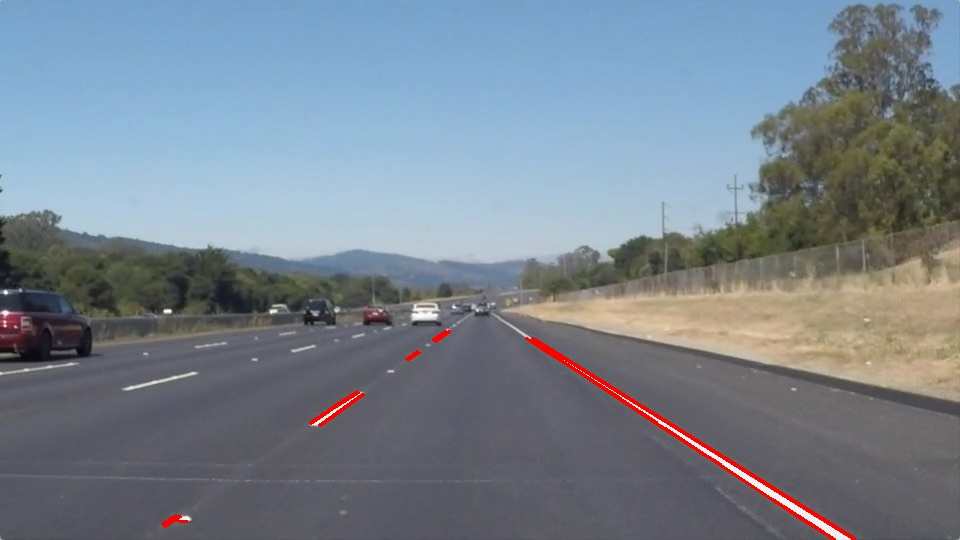
#> input picture line-segments-example.jpg, 960 x 540 px; its folder holds only this picture in this run
$ python -i video_process.py   (imports and definitions only)
#> lines starting #> are read from the running program, lines starting #| are printed output that depends on the picture; after the words box and inside, x2 and y2 are one past the last pixel; in counts of white or black regions, pixels touching at a corner belong together

import os
import matplotlib.pyplot as plt
import matplotlib.image as mpimg
import numpy as np
import cv2
import math
import sys

from moviepy.editor import VideoFileClip
from IPython.display import HTML

'''
win_left_1 = 250
win_left_2 = 550
win_left_3 = 650
win_left_4 = 400
win_right_1 = 900
win_right_2 = 650
win_right_3 = 730
win_right_4 = 1150
'''
win_left_1 = 0
win_left_2 = 0
win_left_3 = 0
win_left_4 = 0
win_right_1 = 0
win_right_2 = 0
win_right_3 = 0
win_right_4 = 0

width = 20
Height = 350
kleft_sum =0
kright_sum = 0
num_left_all = 0
num_right_all = 0
x_left_s = 0
y_left_s = 0
x_right_s = 0
y_right_s = 0
num =0


def grayscale(img):
    """Applies the Grayscale transform
    This will return an image with only one color channel
    but NOTE: to see the returned image as grayscale
    you should call plt.imshow(gray, cmap='gray')"""
    return cv2.cvtColor(img, cv2.COLOR_BGR2GRAY)

def canny(img, low_threshold, high_threshold):
    """Applies the Canny transform"""
    return cv2.Canny(img, low_threshold, high_threshold)

def gaussian_noise(img, kernel_size):
    """Applies a Gaussian Noise kernel"""
    return cv2.GaussianBlur(img, (kernel_size, kernel_size), 0)

def region_of_interest(img, vertices_left,vertices_right):
    """
    Applies an image mask.

    Only keeps the region of the image defined by the polygon
    formed from `vertices`. The rest of the image is set to black.
    """
    #defining a blank mask to start with
    mask = np.zeros_like(img)

    #defining a 3 channel or 1 channel color to fill the mask with depending on the input image
    if len(img.shape) > 2:
        channel_count = img.shape[2]  # i.e. 3 or 4 depending on your image
        ignore_mask_color = (255,) * channel_count
    else:
        ignore_mask_color = 255

    #filling pixels inside the polygon defined by "vertices" with the fill color
    cv2.fillPoly(mask, vertices_left, ignore_mask_color)
    cv2.fillPoly(mask, vertices_right, ignore_mask_color)

    #returning the image only where mask pixels are nonzero
    masked_image = cv2.bitwise_and(img, mask)
    return masked_image


def draw_poly_lines(img, lines, color=[0, 0, 255], thickness=10):

    global win_left_1
    global win_left_2
    global win_left_3
    global win_left_4
    global win_right_1
    global win_right_2
    global win_right_3
    global win_right_4
    global width
    global Height
    global kleft_sum
    global kright_sum
    global num
    global num_left_all
    global num_right_all
    global x_left_s
    global y_left_s
    global x_right_s
    global y_right_s


    num = num + 1
    line_left = 0
    line_right = 0
    x1_left = 0
    y1_left = 0
    x2_left = 0
    y2_left = 0


    x1_right = 0
    y1_right = 0
    x2_right = 0
    y2_right = 0


    for line in lines:
        for x1,y1,x2,y2 in line:

            if ((y2-y1)/(x2-x1)<0) and (win_left_1<x1) and (x1<win_left_3) and (win_left_1<x2) and (x2<win_left_3):
                x1_left = x1_left + x1
                y1_left = y1_left + y1
                x2_left = x2_left + x2
                y2_left = y2_left + y2
                line_left = line_left + 1

            elif ((y2-y1)/(x2-x1)>0) and (win_right_2<x1) and (x1<win_right_4) and (win_right_2<x2) and (x2<win_right_4):
                x1_right = x1_right + x1
                y1_right = y1_right + y1
                x2_right = x2_right + x2
                y2_right = y2_right + y2
                line_right = line_right + 1
    if (line_left>0):
        num_left_all = num_left_all + 1
        x1_left = x1_left/line_left
        y1_left = y1_left/line_left
        x2_left = x2_left/line_left
        y2_left = y2_left/line_left
        k_left = (y2_left-y1_left)/(x2_left-x1_left)
        kleft_sum = kleft_sum + k_left
        k_left = kleft_sum/num_left_all
        if (num_left_all < 2 or abs((x1_left+x2_left)/2 -x_left_s )<30):
            x_left_s = (x1_left+x2_left)/2
            y_left_s = (y1_left+y2_left)/2
    else:
        k_left = kleft_sum/num_left_all

    if (line_right>0):
        num_right_all = num_right_all + 1
        x1_right = x1_right/line_right
        y1_right = y1_right/line_right
        x2_right = x2_right/line_right
        y2_right = y2_right/line_right
        k_right = (y2_right-y1_right)/(x2_right-x1_right)
        kright_sum = kright_sum + k_right
        k_right = kright_sum/num_right_all
        if (num_right_all < 2 or abs((x1_right+x2_right)/2 -x_right_s )<30):
            x_right_s = (x1_right+x2_right)/2
            y_right_s = (y1_right+y2_right)/2
    else:
        k_right = kright_sum/num_right_all


    #print (points_left_y.shape)
    #print (points_left_x.shape)


    points_left = np.array([])
    points_right = np.array([])
    num = 0
    for y_tem in range(Height,img.shape[0]):
        num = num + 1
        x_left = x_left_s - (y_left_s-y_tem)/k_left
        x_right = x_right_s - (y_right_s-y_tem)/k_right
        points_left = np.append(points_left, [x_left,y_tem])
        points_right = np.append(points_right, [x_right,y_tem])
    #print (points_left.shape)
    #print (points_right.shape)
    points_left = points_left.reshape(num,2)
    points_right = points_right.reshape(num,2)
    #print (points_left)
    #sys.exit()


    cv2.polylines(img, np.int32([[(win_left_1,img.shape[0]*0.9),(win_left_2, Height), (win_left_3, Height), (win_left_4,img.shape[0]*0.9)]]),True, thickness=thickness, color=color)
    cv2.polylines(img, np.int32([[(win_right_1,img.shape[0]*0.9),(win_right_2, Height), (win_right_3, Height), (win_right_4,img.shape[0]*0.9)]]),True, thickness=thickness, color=color)

    win_left_1 =  x_left_s - (y_left_s-(img.shape[0]*0.9))/k_left-width
    win_left_2 =  x_left_s - (y_left_s-(Height))/k_left-width
    win_left_3 =  x_left_s - (y_left_s-(Height))/k_left+width
    win_left_4 =  x_left_s - (y_left_s-(img.shape[0]*0.9))/k_left+width
    win_right_1 =  x_right_s - (y_right_s-(img.shape[0]*0.9))/k_right-width
    win_right_2 =  x_right_s - (y_right_s-(Height))/k_right-width
    win_right_3 =  x_right_s - (y_right_s-(Height))/k_right+width
    win_right_4 =  x_right_s - (y_right_s-(img.shape[0]*0.9))/k_right+width

    cv2.polylines(img, np.int32([points_left]),False, thickness=thickness, color=color)
    cv2.polylines(img, np.int32([points_right]),False, thickness= thickness, color=color)


def hough_lines(img, rho, theta, threshold, min_line_len, max_line_gap):
    """
    `img` should be the output of a Canny transform.

    Returns an image with hough lines drawn.
    """
    lines = cv2.HoughLinesP(img, rho, theta, threshold, np.array([]), minLineLength=min_line_len, maxLineGap=max_line_gap)
    line_img = np.zeros(img.shape, dtype=np.uint8)
    line_colorimge = np.dstack((line_img,line_img,line_img))
    #draw_lines(line_colorimge, lines)
    draw_poly_lines(line_colorimge, lines)
    return line_colorimge

# Python 3 has support for cool math symbols.

def weighted_img(img, initial_img, α=0.8, β=1., λ=0.):
    """
    `img` is the output of the hough_lines(), An image with lines drawn on it.
    Should be a blank image (all black) with lines drawn on it.

    `initial_img` should be the image before any processing.

    The result image is computed as follows:

    initial_img * α + img * β + λ
    NOTE: initial_img and img must be the same shape!
    """
    return cv2.addWeighted(initial_img, α, img, β, λ)

def process_image(image):
    # TODO: put your pipeline here,
    # you should return the final output (image with lines are drawn on lanes)
    gray = grayscale(image)

    # Define a kernel size and apply Gaussian smoothing
    kernel_size = 5
    blur_gray = gaussian_noise(gray,kernel_size)

    # Define our parameters for Canny and apply
    low_threshold = 50
    high_threshold = 180
    edges = canny(blur_gray, low_threshold, high_threshold)

    # This time we are defining a four sided polygon to mask
    imshape = image.shape

    global win_left_1
    global win_left_2
    global win_left_3
    global win_left_4
    global win_right_1
    global win_right_2
    global win_right_3
    global win_right_4
    global num

    if num == 0:


        win_left_1 = imshape[1]/2-400
        win_left_2 = imshape[1]/2-100
        win_left_3 = imshape[1]/2-20
        win_left_4 = imshape[1]/2-200
        win_right_1 = imshape[1]/2+200
        win_right_2 = imshape[1]/2+20
        win_right_3 = imshape[1]/2+100
        win_right_4 = imshape[1]/2+500


    vertices_left = np.array([[(win_left_1,imshape[0]*0.9),(win_left_2, Height), (win_left_3, Height), (win_left_4,imshape[0]*0.9)]], dtype=np.int32)
    vertices_right = np.array([[(win_right_1,imshape[0]*0.9),(win_right_2, Height), (win_right_3, Height), (win_right_4,imshape[0]*0.9)]], dtype=np.int32)
    masked_edges = region_of_interest(edges,vertices_left,vertices_right)


    # Define the Hough transform parameters
    # Make a blank the same size as our image to draw on
    rho = 2 # distance resolution in pixels of the Hough grid
    theta = np.pi/180 # angular resolution in radians of the Hough grid
    threshold = 20     # minimum number of votes (intersections in Hough grid cell)
    min_line_length = 25 #minimum number of pixels making up a line
    max_line_gap = 30    # maximum gap in pixels between connectable line segments

    lines_image = hough_lines(masked_edges, rho, theta, threshold, min_line_length, max_line_gap)

    #return lines_image
    # Create a "color" binary image to combine with line image

    color_edges = np.dstack((edges,edges,edges))
    result = weighted_img(color_edges,lines_image,0.8, 1., 0)

    return result

'''
challenge_output = 'extra.mp4'
clip2 = VideoFileClip('challenge.mp4')
challenge_clip = clip2.fl_image(process_image)
challenge_clip.write_videofile(challenge_output, audio=False)
'''
white_output = 'white.mp4'
# [1 line that did not run here, left out]
# [1 line that did not run here, left out]
# [1 line not run here, left out]

>>> import cv2
>>> picture = cv2.imread('line-segments-example.jpg')
#> picture is the input picture: shape (540, 960, 3); mean B, G, R 142.5, 131.4, 120.8
>>> result = process_image(picture)
#> in grayscale, `return cv2.cvtColor(img, cv2.COLOR_BGR2GRAY)`:
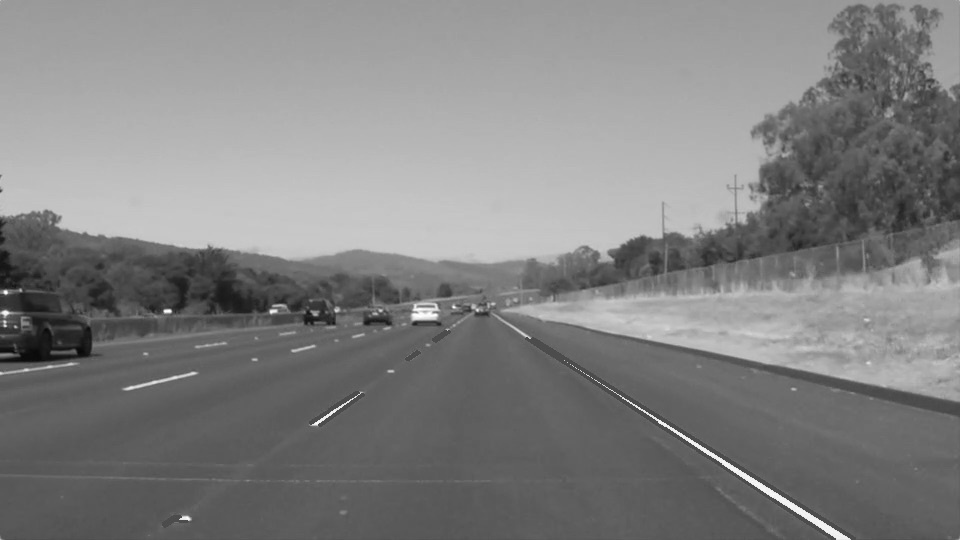
#> returned value: shape (540, 960); min 8, max 255, mean 129.5
#> in canny, `return cv2.Canny(img, low_threshold, high_threshold)`:
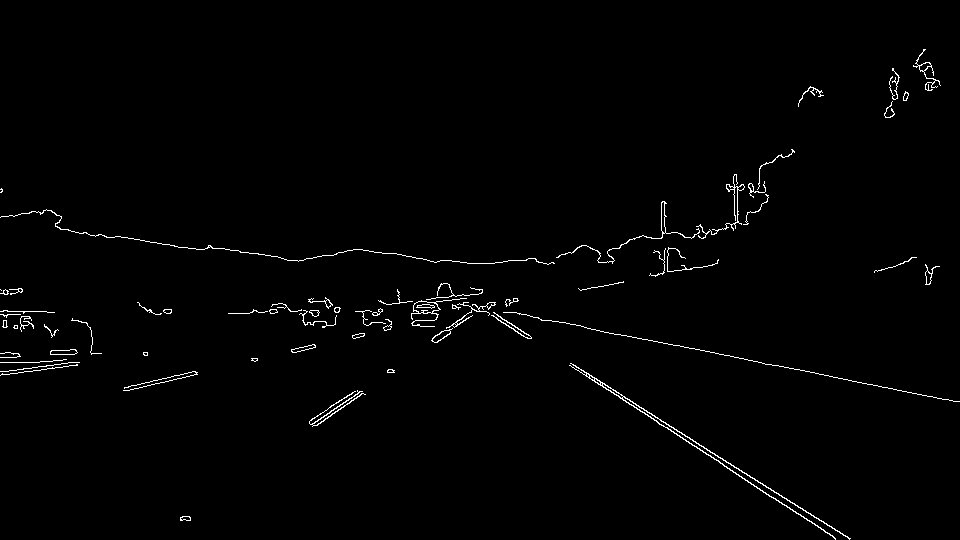
#> returned value: shape (540, 960); 1.1% white in thin lines or dots
#> in region_of_interest, `cv2.fillPoly(mask, vertices_left, ignore_mask_color)`: mask: shape (540, 960); 3.7% white; 1 white region, box (x1, y1, x2, y2) and area: (80, 350, 461, 487) 19421
#> in region_of_interest, `cv2.fillPoly(mask, vertices_right, ignore_mask_color)`:
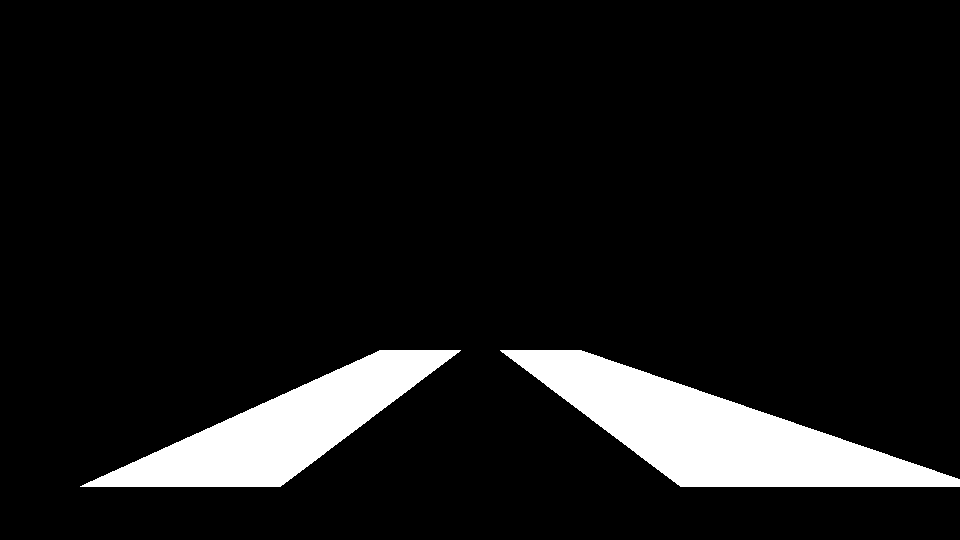
#> mask: shape (540, 960); 8.8% white; 2 white regions, box (x1, y1, x2, y2) and area: (500, 350, 960, 487) 26202, (80, 350, 461, 487) 19421
#> in region_of_interest, `masked_image = cv2.bitwise_and(img, mask)`:
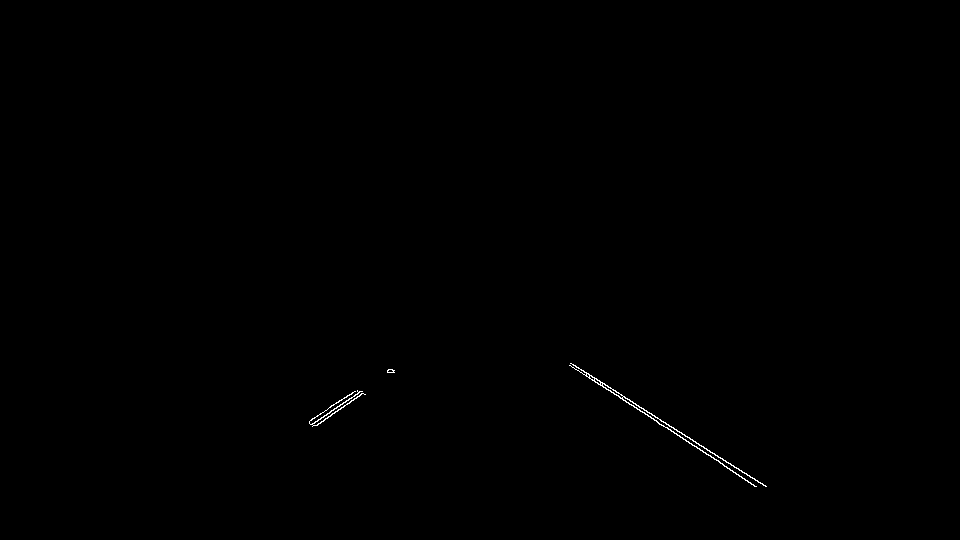
#> masked_image: shape (540, 960); 0.17% white in thin lines or dots, all inside (x1, y1, x2, y2) = (309, 363, 767, 487)
#> in hough_lines, `lines = cv2.HoughLinesP(img, rho, theta, threshold, np.array([]), minL..`: lines = 13 rows, first 6: [661, 421, 765, 486], [569, 365, 756, 486], [586, 374, 657, 417], [312, 424, 393, 370], [589, 375, 629, 399], [317, 425, 393, 372]
#> the loop in draw_poly_lines, `for line in lines:` made 13 passes
#> line on passes 1 to 12: [[661, 421, 765, 486]], [[569, 365, 756, 486]], [[586, 374, 657, 417]], [[312, 424, 393, 370]], [[589, 375, 629, 399]], [[317, 425, 393, 372]], [[310, 420, 392, 369]], [[314, 425, 362, 393]], [[598, 384, 692, 439]], [[331, 410, 360, 391]], [[330, 406, 357, 390]], [[571, 363, 652, 415]]
#> after the loop in draw_poly_lines, `for line in lines:`: line_left = 6; line_right = 7; x1_left = 1914; x1_right = 4304; x2_left = 2257; x2_right = 4917; y1_left = 2510; y1_right = 2745; y2_left = 2285; y2_right = 3128
#> in draw_poly_lines, `x1_left = x1_left/line_left`: x1_left = 319
#> in draw_poly_lines, `y1_left = y1_left/line_left`: y1_left = 418.3
#> in draw_poly_lines, `x2_left = x2_left/line_left`: x2_left = 376.2
#> in draw_poly_lines, `y2_left = y2_left/line_left`: y2_left = 380.8
#> in draw_poly_lines, `k_left = (y2_left-y1_left)/(x2_left-x1_left)`: k_left = -0.656
#> in draw_poly_lines, `x_left_s = (x1_left+x2_left)/2`: x_left_s = 347.6
#> in draw_poly_lines, `y_left_s = (y1_left+y2_left)/2`: y_left_s = 399.6
#> in draw_poly_lines, `x1_right = x1_right/line_right`: x1_right = 614.9
#> in draw_poly_lines, `y1_right = y1_right/line_right`: y1_right = 392.1
#> in draw_poly_lines, `x2_right = x2_right/line_right`: x2_right = 702.4
#> in draw_poly_lines, `y2_right = y2_right/line_right`: y2_right = 446.9
#> in draw_poly_lines, `k_right = (y2_right-y1_right)/(x2_right-x1_right)`: k_right = 0.625
#> in draw_poly_lines, `x_right_s = (x1_right+x2_right)/2`: x_right_s = 658.6
#> in draw_poly_lines, `y_right_s = (y1_right+y2_right)/2`: y_right_s = 419.5
#> the loop in draw_poly_lines, `for y_tem in range(Height,img.shape[0]):` made 190 passes
#> (x_left, x_right) on passes 6 to 8: (415.5, 555.4), (414, 557), (412.5, 558.6)
#> after the loop in draw_poly_lines, `for y_tem in range(Height,img.shape[0]):`: num = 190; points_left = 380 values, max 539 at index 379, min 135.1 at index 378, mean 361.8; points_right = 380 values, max 849.9 at index 378, min 350 at index 1, mean 571.6
#> in draw_poly_lines, `points_left = points_left.reshape(num,2)`: points_left = 190 pairs, first value 135.1 to 423.2, second value 350 to 539
#> in draw_poly_lines, `points_right = points_right.reshape(num,2)`: points_right = 190 pairs, first value 547.4 to 849.9, second value 350 to 539
#> in draw_poly_lines, `cv2.polylines(img, np.int32([[(win_left_1,img.shape[0]*0.9),(win_left_..`:
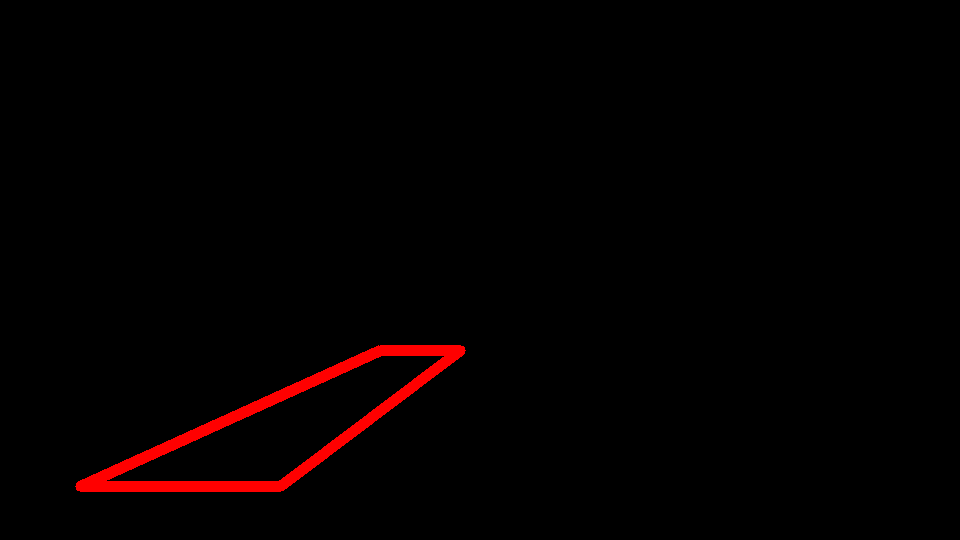
#> img: shape (540, 960, 3); mean of channels 0, 1, 2 0, 0, 4.5; drawn as B, G, R
#> in draw_poly_lines, `win_left_1 =  x_left_s - (y_left_s-(img.shape[0]*0.9))/k_left-width`: win_left_1 = 195.8
#> in draw_poly_lines, `win_left_2 =  x_left_s - (y_left_s-(Height))/k_left-width`: win_left_2 = 403.2
#> in draw_poly_lines, `win_left_3 =  x_left_s - (y_left_s-(Height))/k_left+width`: win_left_3 = 443.2
#> in draw_poly_lines, `win_left_4 =  x_left_s - (y_left_s-(img.shape[0]*0.9))/k_left+width`: win_left_4 = 235.8
#> in draw_poly_lines, `win_right_1 =  x_right_s - (y_right_s-(img.shape[0]*0.9))/k_right-width`: win_right_1 = 745.1
#> in draw_poly_lines, `win_right_2 =  x_right_s - (y_right_s-(Height))/k_right-width`: win_right_2 = 527.4
#> in draw_poly_lines, `win_right_3 =  x_right_s - (y_right_s-(Height))/k_right+width`: win_right_3 = 567.4
#> in draw_poly_lines, `win_right_4 =  x_right_s - (y_right_s-(img.shape[0]*0.9))/k_right+width`: win_right_4 = 785.1
#> in draw_poly_lines, `cv2.polylines(img, np.int32([points_right]),False, thickness= thicknes..`:
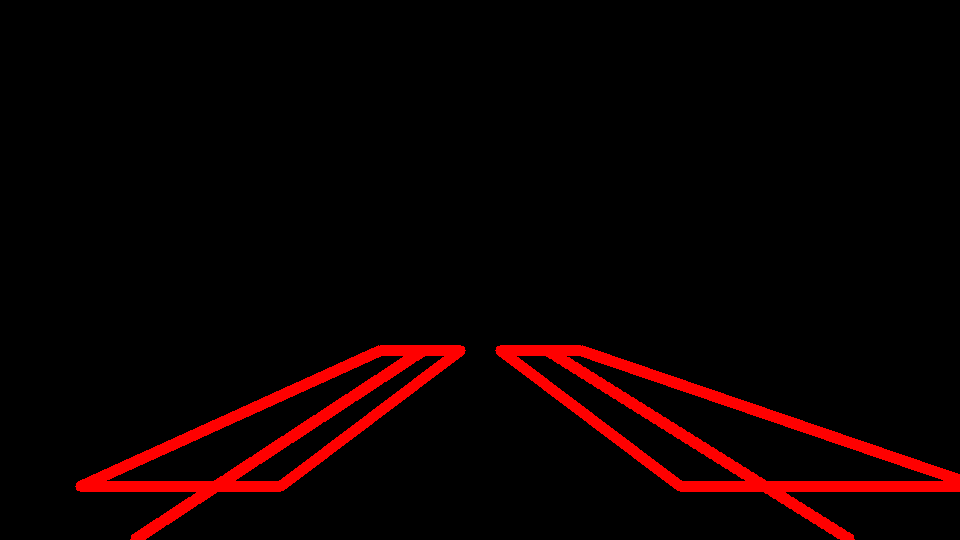
#> img: shape (540, 960, 3); mean of channels 0, 1, 2 0, 0, 13.4; drawn as B, G, R
#> in process_image, `color_edges = np.dstack((edges,edges,edges))`: color_edges: shape (540, 960, 3); 1.1% white in thin lines or dots
#> in weighted_img, `return cv2.addWeighted(initial_img, α, img, β, λ)`:
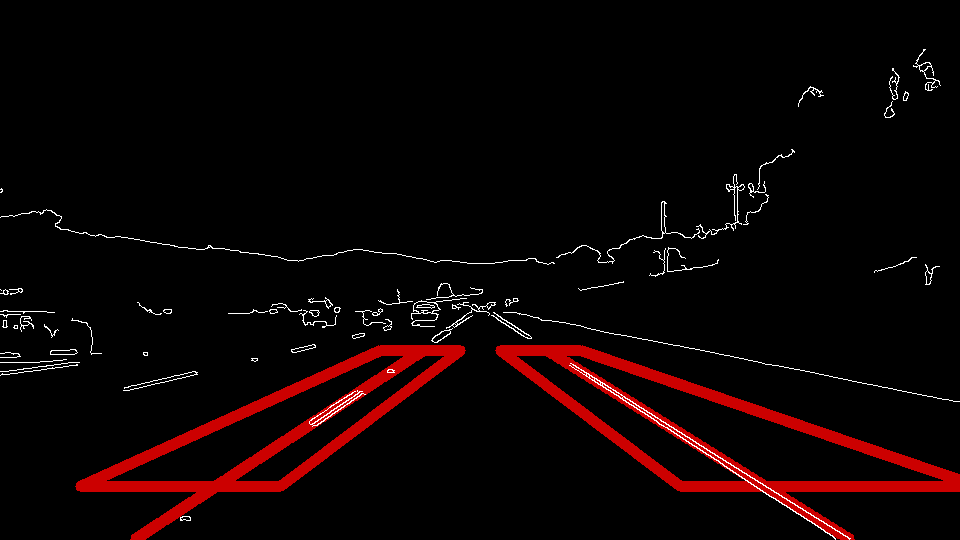
#> returned value: shape (540, 960, 3); mean of channels 0, 1, 2 2.9, 2.9, 13.2; drawn as B, G, R
